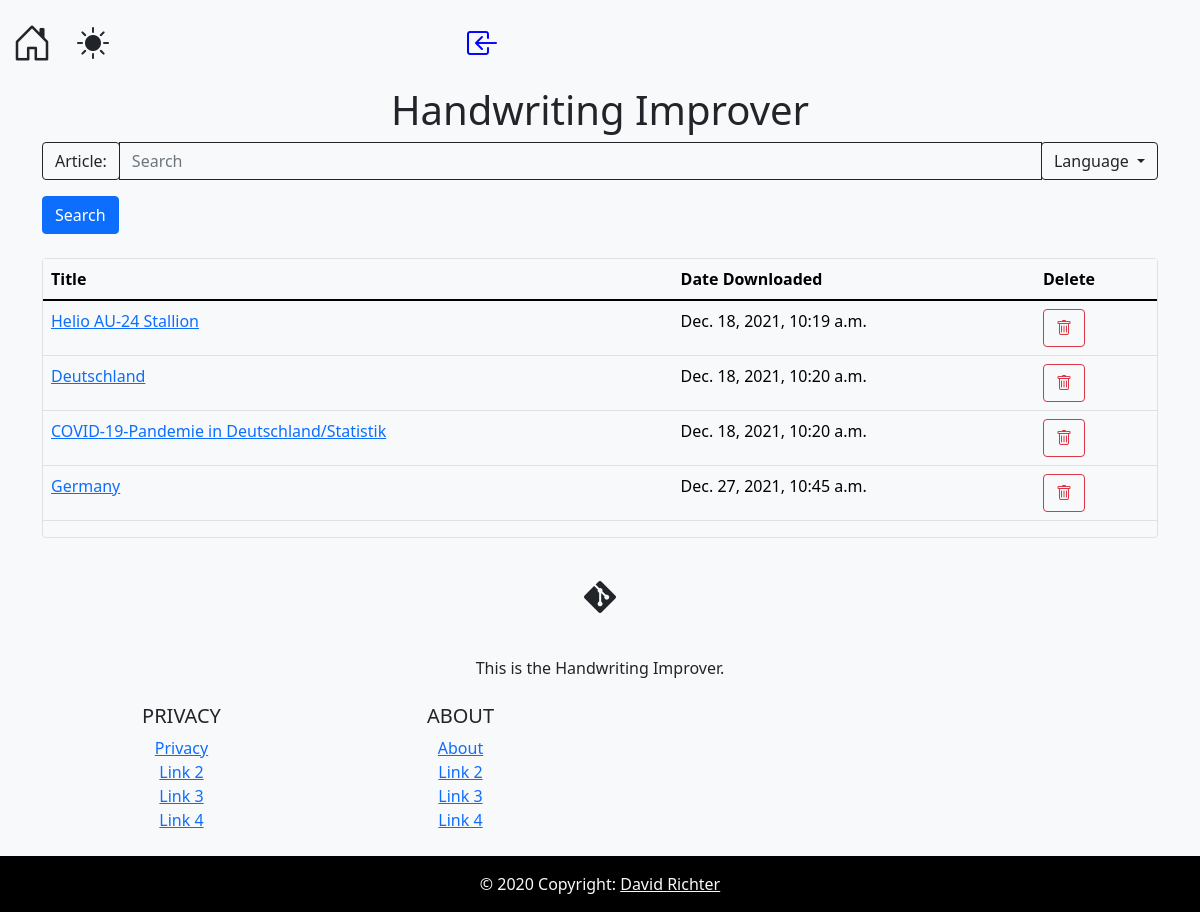
/handwriting/, run on an earlier commit of the app's database.
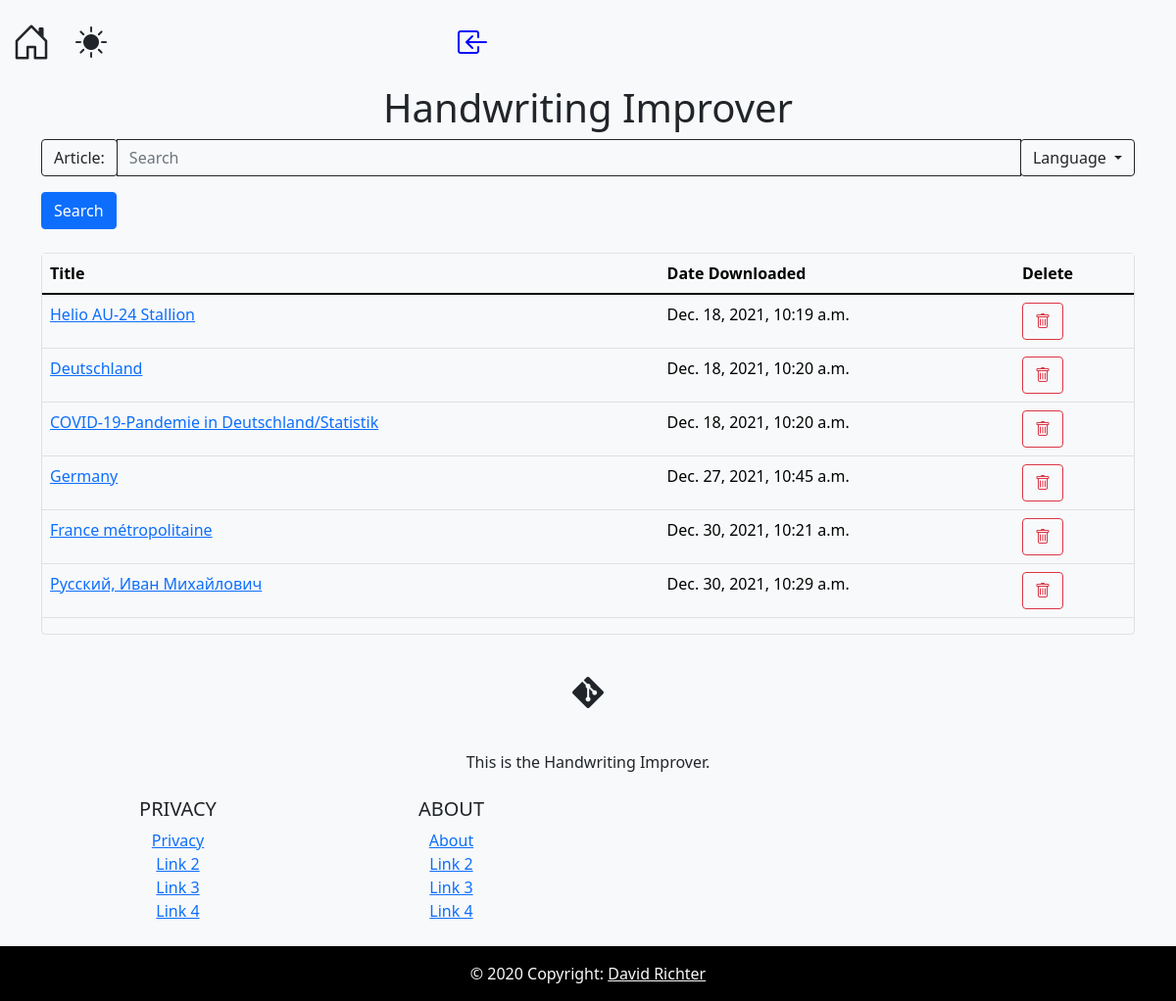
And on a later commit of the database.
### wikipedia_converter/models.py (models this page shows, shortened)
class FullArticle(models.Model):
    formatted_page = models.ForeignKey(Article, on_delete=models.CASCADE, related_name="formatted_page")
    original_page = models.ForeignKey(Article, on_delete=models.CASCADE)
    date_pulled = models.DateTimeField('date pulled from wikipedia')
    def __str__(self):
        return self.formatted_page.title

class Article(models.Model):
    content = models.CharField(max_length=9999999999)
    link = models.CharField(max_length=500)
    title = models.CharField(max_length=500)

### wikipedia_converter/views.py (the view)
# urls.py: path('', views.IndexView.as_view(), name='index'),
def index(request):
    template = loader.get_template('wikipedia_converter/index.html')
    articles = list(FullArticle.objects.all())
    context = {
        'articles': articles,
    }
    return HttpResponse(template.render(context, request))

### wikipedia_converter/templates/wikipedia_converter/index.html (shortened to what this page needs)
<!DOCTYPE html>
<html lang="en">
<head>
    {% load static %}
    {% include 'wikipedia_converter/navbar.html' %}
</head>
<body class="bg-dark text-light">
<div class="container">
<h1 class="text-center">Handwriting Improver</h1>
</div>
<div class="container ">
    <form method="POST" id="mainForm" class="bg-dark text-light" action="{% url 'wikipedia_converter:getArticles' %}">
        <div class="input-group mb-3">
            <div class="input-group-prepend">
                <span class="input-group-text bg-dark text-light btn-outline-light" id="basic-addon3">
                    Article:
                </span>
            </div>
            <input type="text" id="mainInput" class="bg-dark text-light btn-outline-light form-control" name="search" placeholder="Search">
            <div class="input-group-append">
                <div class="dropdown">
                    <button class="btn btn-outline-light dropdown-toggle" type="button" data-bs-toggle="dropdown" data-toggle="dropdown" aria-haspopup="true" aria-expanded="false">
                        Language
                    </button>
                </div>
            </div>
        </div>
        <input type="submit" value="Search" class="btn btn-primary">
    </form>
    <br>
    <div class="border rounded">
        <table class="table table-dark">
            <thead>
                <tr>
                    <th scope="col">Title</th>
                    <th scope="col">Date Downloaded</th>
                    <th scope="col">Delete</th>
                </tr>
            </thead>
            <tbody>
        {% for article in articles %}
                <tr>
                    <td>
                        <a href="{% url 'wikipedia_converter:getArticleFromDb' article.id %}">
                            {{ article }}
                        </a>
                    </td>
                    <td>
                        {{ article.date_pulled }}
                    </td>
                    <td>
                        <a href="{% url 'wikipedia_converter:deleteArticleFromDb' article.id %}"
                           class="btn btn-outline-danger">
                            <i class="bi-trash"></i>
                        </a>
                    </td>
                </tr>
        {% endfor %}
        </tbody>
        </table>
    </div>
</div>
{% include 'wikipedia_converter/footer.html' %}
</body>
</html>

### wikipedia_converter/templates/wikipedia_converter/navbar.html (shortened to what this page needs)
<!DOCTYPE html>
<html lang="en">
<head>
    {% load static %}
    <link rel="stylesheet"
          href="https://cdn.jsdelivr.net/npm/bootstrap@5.1.1/dist/css/bootstrap.min.css"
>
    <link rel="stylesheet"
          href="https://cdn.jsdelivr.net/npm/bootstrap-icons@1.7.2/font/bootstrap-icons.css">
    <link rel="stylesheet" type="text/css" href="{% static 'wikipedia_converter/css/navbar.css' %}">
</head>
<body>
<div class="container-fluid bg-dark text-light">
    <nav class="navbar navbar-expand-lg navbar-light" id="navbar">
        <a class="navbar-brand bg-dark text-light" href="{% url 'wikipedia_converter:Index' %}">
            <i class="bi bi-house-door"></i>
        </a>
        <ul class="navbar-nav">
            <li class="nav-item">
                <button type="button" class="btn bg-dark text-light nav-link" id="themeToggler">
                    <i class="bi bi-brightness-high-fill"></i>
                </button>
            </li>
        </ul>
        <ul class="navbar-nav mr-sm-2 navbar-right">
            {% if request.user.is_authenticated %}
            <li class="nav-item my-2 my-sm-0">
                <a class="btn bg-dark text-light nav-link">
                    <i class="bi bi-box-arrow-in-right" id="logout"></i>
                </a>
            </li>
        {% else %}
            <li class="nav-item my-2 my-sm-0">
                <a class="btn bg-dark text-light nav-link">
                    <i class="bi bi-box-arrow-in-left" id="login"></i>
                </a>
            </li>
        {% endif %}
        </ul>
    </nav>
</div>
</body>
</html>

### wikipedia_converter/templates/wikipedia_converter/footer.html (shortened to what this page needs)
<!DOCTYPE html>
<html lang="en">
<head>
    {% load static %}
    <link rel="stylesheet" href="{% static 'wikipedia_converter/css/footer.css' %}">
</head>
<body>
<footer class="bg-dark text-center text-light">
  <div class="container p-4">
    <section class="mb-4">
      <a class="btn bg-dark text-light btn-floating m-1" href="https://gitlab.com/username882/django-learning" role="button">
          <i class="bi bi-git"></i>
      </a>
    </section>
    <section class="mb-4">
      <p>
        This is the Handwriting Improver.
      </p>
    </section>
      <section class="">
      <div class="row">
        <div class="col-lg-3 col-md-6 mb-4 mb-md-0">
          <h5 class="text-uppercase">Privacy</h5>
          <ul class="list-unstyled mb-0">
            <li>
              <a href="{% url 'wikipedia_converter:privacy' %}">Privacy</a>
            </li>
            <li>
              <a href="#!">Link 2</a>
            </li>
            <li>
              <a href="#!">Link 3</a>
            </li>
            <li>
              <a href="#!">Link 4</a>
            </li>
          </ul>
        </div>
        <div class="col-lg-3 col-md-6 mb-4 mb-md-0">
          <h5 class="text-uppercase">About</h5>
          <ul class="list-unstyled mb-0">
            <li>
              <a href="{% url 'wikipedia_converter:about' %}">About</a>
            </li>
            <li>
              <a href="#!">Link 2</a>
            </li>
            <li>
              <a href="#!">Link 3</a>
            </li>
            <li>
              <a href="#!">Link 4</a>
            </li>
          </ul>
        </div>
      </div>
    </section>
  </div>
  <div class="text-center p-3 bg-black text-light">
    © 2020 Copyright:
    <a class="text-light" href="">David Richter</a>
  </div>
</footer>
</body>
</html>

### wikipedia_converter/static/wikipedia_converter/css/navbar.css (style rules this page uses)
body { display: flex; flex-direction: column; min-height: 100vh; }
.bi { font-size: 200%; }
.navbar-right { margin-left: auto; }
#login { color: blue; }

### wikipedia_converter/static/wikipedia_converter/css/footer.css (style rules this page uses)
footer { margin-top: auto; }

What changed in the data, as far as the page shows it:
added FullArticle: formatted_page.title "France métropolitaine", date_pulled "Dec. 30, 2021, 10:21 a.m."
added FullArticle: formatted_page.title "Русский, Иван Михайлович", date_pulled "Dec. 30, 2021, 10:29 a.m."
